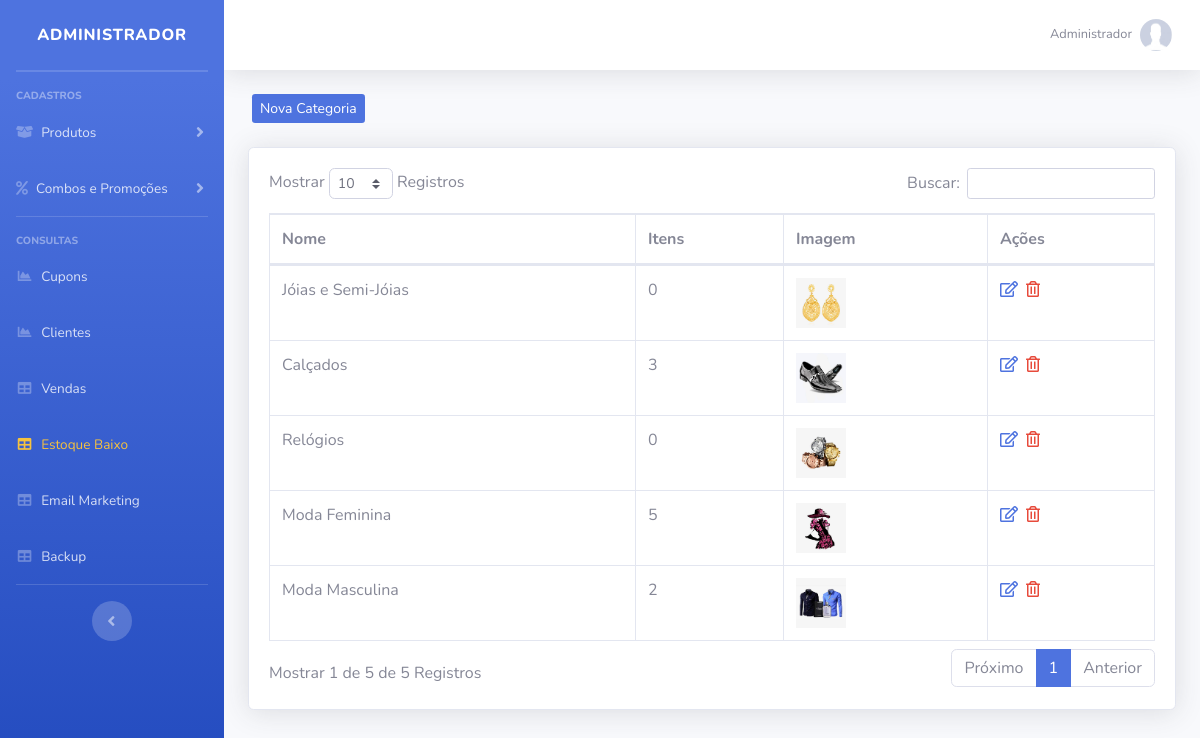
/sistema/painel-admin/index.php?pag=categorias (signed in), run on the app's committed database.
### tables this page shows
CREATE TABLE `usuarios` (
  `id` int(11) NOT NULL AUTO_INCREMENT,
  `nome` varchar(50) NOT NULL,
  `cpf` varchar(20) NOT NULL,
  `email` varchar(50) NOT NULL,
  `senha` varchar(35) NOT NULL,
  `senha_crip` varchar(150) NOT NULL,
  `nivel` varchar(20) NOT NULL,
  PRIMARY KEY (`id`)
);

CREATE TABLE `categorias` (
  `id` int(11) NOT NULL AUTO_INCREMENT,
  `nome` varchar(50) NOT NULL,
  `nome_url` varchar(50) NOT NULL,
  `imagem` varchar(100) NOT NULL,
  PRIMARY KEY (`id`)
);

### config.php (called while the page is built, shortened)
<?php
$nivel_estoque = 5;
 ?>

### sistema/painel-admin/categorias.php (the view, shortened to what this page needs)
<?php
$pag = "categorias";
require_once("../../conexao.php");
?>
<div class="row mt-4 mb-4">
    <a type="button" class="btn-primary btn-sm ml-3 d-none d-md-block" href="index.php?pag=<?php echo $pag ?>&funcao=novo">Nova Categoria</a>
</div>
<div class="card shadow mb-4">
    <div class="card-body">
        <div class="table-responsive">
            <table class="table table-bordered" id="dataTable" width="100%" cellspacing="0">
                <thead>
                    <tr>
                        <th>Nome</th>
                        <th>Itens</th>
                        <th>Imagem</th>
                        <th>Ações</th>
                    </tr>
                </thead>
                <tbody>
                   <?php
                   $query = $pdo->query("SELECT * FROM categorias order by id desc ");
                   $res = $query->fetchAll(PDO::FETCH_ASSOC);
                   for ($i=0; $i < count($res); $i++) {
                      $nome = $res[$i]['nome'];
                      $imagem = $res[$i]['imagem'];
                      $id = $res[$i]['id'];
                      $query2 = $pdo->query("SELECT * FROM sub_categorias where id_categoria = '$id' ");
                   	  $res2 = $query2->fetchAll(PDO::FETCH_ASSOC);
                   	  $itens = @count($res2);
                      ?>
                    <tr>
                        <td><?php echo $nome ?></td>
                        <td><?php echo $itens ?></td>
                        <td><img src="../../img/categorias/<?php echo $imagem ?>" width="50"></td>
                        <td>
                             <a href="index.php?pag=<?php echo $pag ?>&funcao=editar&id=<?php echo $id ?>" class='text-primary mr-1' title='Editar Dados'><i class='far fa-edit'></i></a>
                            <a href="index.php?pag=<?php echo $pag ?>&funcao=excluir&id=<?php echo $id ?>" class='text-danger mr-1' title='Excluir Registro'><i class='far fa-trash-alt'></i></a>
                        </td>
                    </tr>
<?php } ?>
                </tbody>
            </table>
        </div>
    </div>
</div>

### sistema/painel-admin/index.php (shortened to what this page needs)
<?php
require_once("../../conexao.php");
$query = $pdo->query("SELECT * FROM produtos where estoque <= '$nivel_estoque' order by estoque asc ");
$res = $query->fetchAll(PDO::FETCH_ASSOC);
if(@count($res) > 0){
    $classe_estoque = 'text-warning';
}else{
    $classe_estoque = '';
}
$pag = @$_GET["pag"];
$menu1 = "produtos";
$menu2 = "categorias";
$menu3 = "sub-categorias";
$menu4 = "combos";
$menu5 = "promocoes";
$menu6 = "clientes";
$menu7 = "vendas";
$menu8 = "backup";
$menu9 = "tipo-envios";
$menu10 = "carac";
$menu11 = "alertas";
$menu12 = "cupons";
$menu13 = "estoque";
$res = $pdo->query("SELECT * FROM usuarios where id = '$_SESSION[id_usuario]'");
$dados = $res->fetchAll(PDO::FETCH_ASSOC);
$nome_usu = @$dados[0]['nome'];
?>
<!DOCTYPE html>
<html lang="en">
<head>
    <link href="../vendor/fontawesome-free/css/all.min.css" rel="stylesheet" type="text/css">
    <link href="../css/sb-admin-2.min.css" rel="stylesheet">
    <link href="../css/style.css" rel="stylesheet">
    <link href="../vendor/datatables/dataTables.bootstrap4.min.css" rel="stylesheet">
</head>
<body id="page-top">
    <div id="wrapper">
        <ul class="navbar-nav bg-gradient-primary sidebar sidebar-dark accordion" id="accordionSidebar">
            <a class="sidebar-brand d-flex align-items-center justify-content-center" href="index.php">
                <div class="sidebar-brand-text mx-3">Administrador</div>
            </a>
            <hr class="sidebar-divider my-0">
            <hr class="sidebar-divider">
            <div class="sidebar-heading">
                Cadastros
            </div>
            <li class="nav-item">
                <a class="nav-link collapsed" href="#" data-toggle="collapse" data-target="#collapseTwo" aria-expanded="true" aria-controls="collapseTwo">
                    <i class="fas fa-box-open"></i>
                    <span>Produtos</span>
                </a>
            </li>
            <li class="nav-item">
                <a class="nav-link collapsed" href="#" data-toggle="collapse" data-target="#collapseUtilities" aria-expanded="true" aria-controls="collapseUtilities">
                    <i class="fas fa-percent"></i>
                    <span>Combos e Promoções</span>
                </a>
            </li>
            <hr class="sidebar-divider">
            <div class="sidebar-heading">
                Consultas
            </div>
             <li class="nav-item">
                <a class="nav-link" href="index.php?pag=<?php echo $menu12 ?>">
                    <i class="fas fa-fw fa-chart-area"></i>
                    <span>Cupons</span></a>
                </li>
            <li class="nav-item">
                <a class="nav-link" href="index.php?pag=<?php echo $menu6 ?>">
                    <i class="fas fa-fw fa-chart-area"></i>
                    <span>Clientes</span></a>
                </li>
                <li class="nav-item">
                    <a class="nav-link" href="index.php?pag=<?php echo $menu7 ?>">
                        <i class="fas fa-fw fa-table"></i>
                        <span>Vendas</span></a>
                    </li>
                     <li class="nav-item">
                    <a class="nav-link" href="index.php?pag=<?php echo $menu13 ?>">
                        <i class="fas fa-fw fa-table <?php echo $classe_estoque ?>"></i>
                        <span class="<?php echo $classe_estoque ?>">Estoque Baixo</span></a>
                    </li>
                     <li class="nav-item">
                        <a class="nav-link" href="" data-toggle="modal" data-target="#ModalEmail">
                            <i class="fas fa-fw fa-table"></i>
                            <span>Email Marketing</span></a>
                        </li>
                    <li class="nav-item">
                        <a class="nav-link" href="backup.php">
                            <i class="fas fa-fw fa-table"></i>
                            <span>Backup</span></a>
                        </li>
                        <hr class="sidebar-divider d-none d-md-block">
                        <div class="text-center d-none d-md-inline">
                            <button class="rounded-circle border-0" id="sidebarToggle"></button>
                        </div>
                    </ul>
                    <div id="content-wrapper" class="d-flex flex-column">
                        <div id="content">
                            <nav class="navbar navbar-expand navbar-light bg-white topbar mb-4 static-top shadow">
                                <ul class="navbar-nav ml-auto">
                                    <li class="nav-item dropdown no-arrow">
                                        <a class="nav-link dropdown-toggle" href="#" id="userDropdown" role="button" data-toggle="dropdown" aria-haspopup="true" aria-expanded="false">
                                            <span class="mr-2 d-none d-lg-inline text-gray-600 small"><?php echo @$nome_usu ?></span>
                                            <img class="img-profile rounded-circle" src="../../img/sem-foto.jpg">
                                        </a>
                                    </li>
                                </ul>
                            </nav>
                            <div class="container-fluid">
                                <?php if ($pag == null) {
                                    include_once("home.php");
                                } else if ($pag==$menu1) {
                                    include_once($menu1.".php");
                                } else if ($pag==$menu2) {
                                    include_once($menu2.".php");
                                } else if ($pag==$menu3) {
                                    include_once($menu3.".php");
                                } else if ($pag==$menu4) {
                                    include_once($menu4.".php");
                                } else if ($pag==$menu5) {
                                    include_once($menu5.".php");
                                } else if ($pag==$menu6) {
                                    include_once($menu6.".php");
                                } else if ($pag==$menu7) {
                                    include_once($menu7.".php");
                                } else if ($pag==$menu8) {
                                    include_once($menu8.".php");
                                } else if ($pag==$menu9) {
                                    include_once($menu9.".php");
                                } else if ($pag==$menu10) {
                                    include_once($menu10.".php");
                                 } else if ($pag==$menu11) {
                                    include_once($menu11.".php");
                                } else if ($pag==$menu12) {
                                    include_once($menu12.".php");
                                } else if ($pag==$menu13) {
                                    include_once($menu13.".php");
                                } else {
                                    include_once("home.php");
                                }
                                ?>
                            </div>
                        </div>
                    </div>
                </div>
            </body>
            </html>

### data on the page
usuarios: nome "Administrador"
categorias: nome "Jóias e Semi-Jóias", itens "0", imagem (picture)
categorias: nome "Calçados", itens "3", imagem (picture)
categorias: nome "Relógios", itens "0", imagem (picture)
categorias: nome "Moda Feminina", itens "5", imagem (picture)
categorias: nome "Moda Masculina", itens "2", imagem (picture)
